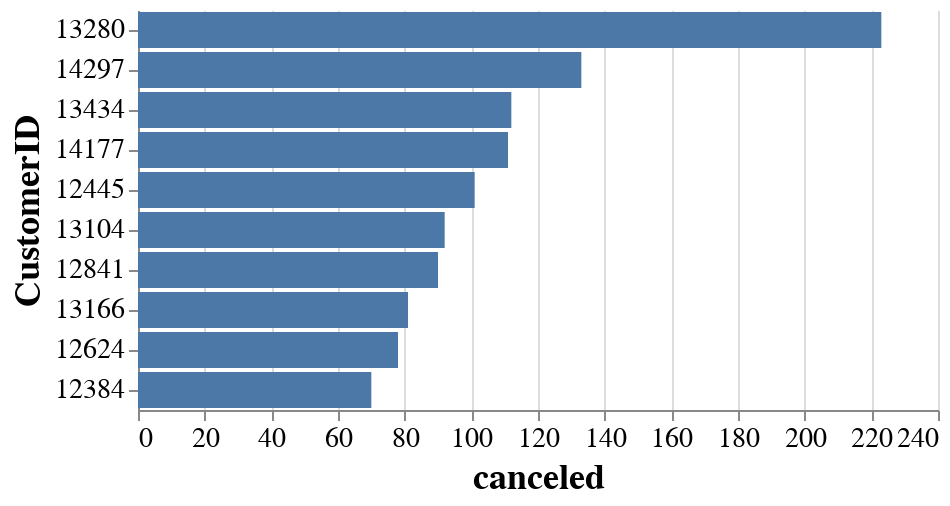

Source (notebook cell):
### Code cell
#Top 10 canceled orders
alt.Chart(df2.sort_values('canceled', ascending=False).head(10)).mark_bar().encode(
    x='canceled',
    y=alt.Y('CustomerID', sort='-x'),
    
    
).configure_view(
    strokeWidth=0
).configure_title(
    fontSize=22,
    font="Arial",
    color="black",
    anchor="start"
).configure_axis(
    labelFont="Arial",
    titleFont="Arial",
    labelFontSize=14,
    titleFontSize=18
)

### Figure 1 — Vega-Lite specification as saved in the notebook (floating-point values rounded to 4 significant figures)
{"config": {"view": {"continuousWidth": 400, "continuousHeight": 300, "strokeWidth": 0}, "axis": {"labelFont": "Arial", "labelFontSize": 14, "titleFont": "Arial", "titleFontSize": 18}, "title": {"anchor": "start", "color": "black", "font": "Arial", "fontSize": 22}}, "data": {"name": "data-49f10ba312b7e064ee4571ce31c9ee06"}, "mark": "bar", "encoding": {"x": {"field": "canceled", "type": "quantitative"}, "y": {"field": "CustomerID", "sort": "-x", "type": "nominal"}}, "$schema": "https://vega.github.io/schema/vega-lite/v4.17.0.json", "datasets": {"data-49f10ba312b7e064ee4571ce31c9ee06": [{"CustomerID": "13280", "count": 85, "canceled": 223.0}, {"CustomerID": "14297", "count": 62, "canceled": 133.0}, {"CustomerID": "13434", "count": 10, "canceled": 112.0}, {"CustomerID": "14177", "count": 42, "canceled": 111.0}, {"CustomerID": "12445", "count": 3, "canceled": 101.0}, {"CustomerID": "13104", "count": 20, "canceled": 92.0}, {"CustomerID": "12841", "count": 420, "canceled": 90.0}, {"CustomerID": "13166", "count": 41, "canceled": 81.0}, {"CustomerID": "12624", "count": 36, "canceled": 78.0}, {"CustomerID": "12384", "count": 25, "canceled": 70.0}]}}
